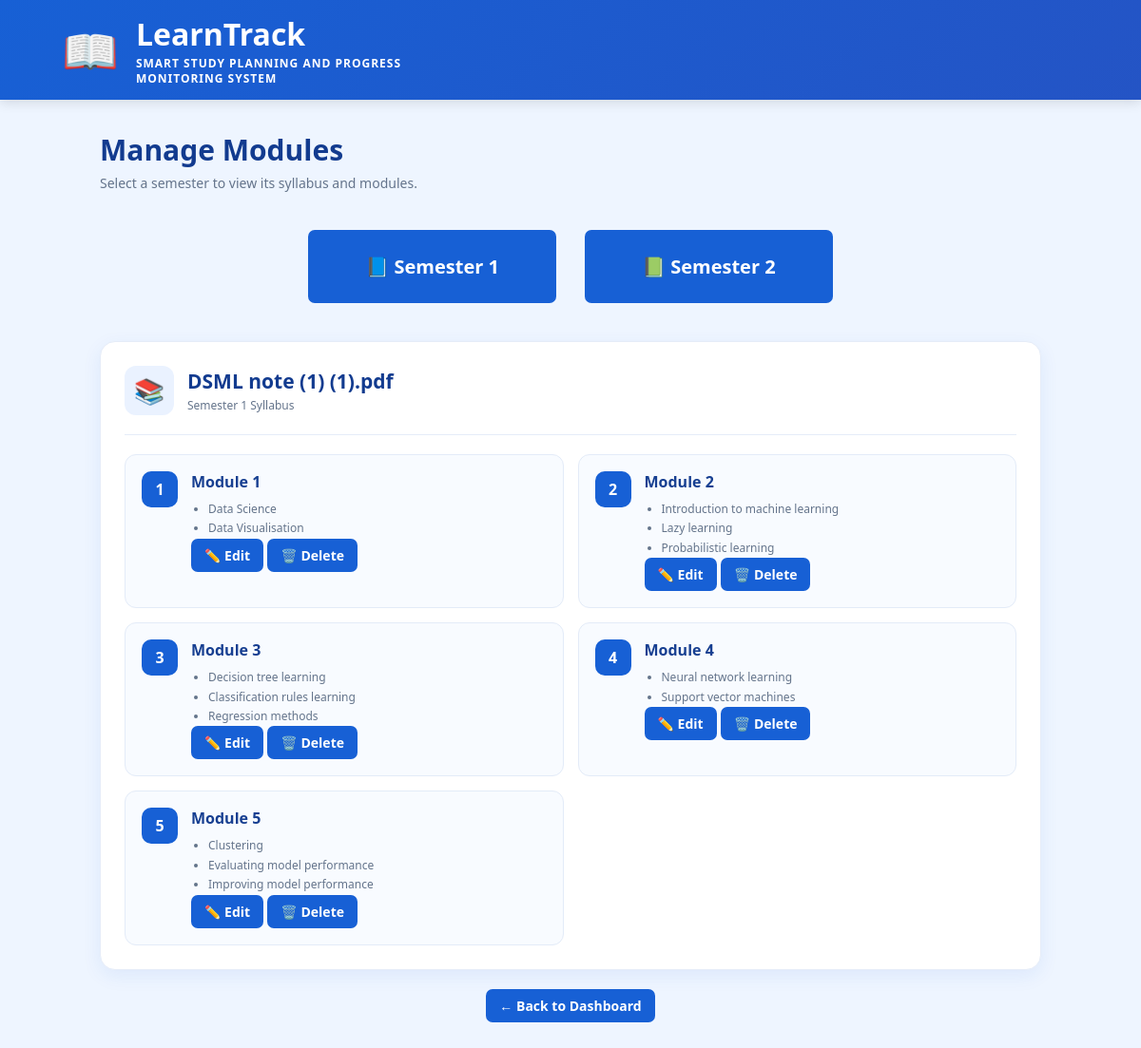
Page /admin-modules/?semester=S1 on the committed database.
### core/models.py (models this page shows, shortened)
class Syllabus(models.Model):
    SEMESTER_CHOICES = [
        ('S1', 'Semester 1'),
        ('S2', 'Semester 2'),
    ]
    name = models.CharField(max_length=255, unique=True)
    pdf = models.FileField(upload_to='syllabus/')
    semester = models.CharField(max_length=2, choices=SEMESTER_CHOICES)
    uploaded_at = models.DateTimeField(auto_now_add=True)

class Module(models.Model):
    syllabus = models.ForeignKey(
        Syllabus,
        on_delete=models.CASCADE,
        related_name='modules'
    )
    module_number = models.IntegerField()
    topics = models.JSONField(default=list)

### core/views.py (the view)
# urls.py: path('admin-modules/', views.admin_modules, name='admin_modules'),
def admin_modules(request):
    syllabuses = Syllabus.objects.all()
    return render(request, 'syllabus.html', {
        'syllabuses': syllabuses,
        'is_admin_page': True
    })

### templates/syllabus.html (shortened to what this page needs)
{% extends 'base.html' %}
{% block content %}
<div class="syllabus-page">
    <div class="syllabus-header">
        {% if is_admin_page %}
            <h1>Manage Modules</h1>
            <p>Select a semester to view its syllabus and modules.</p>
        {% else %}
            <h1>My Syllabus</h1>
            <p>View your course syllabus and study modules.</p>
        {% endif %}
    </div>
    {% if is_admin_page %}
        <div style="display:flex; gap:30px; justify-content:center; margin:40px 0;">
            <a href="?semester=S1"
               class="dashboard-button"
               style="padding:25px 60px; font-size:20px;">
                📘 Semester 1
            </a>
            <a href="?semester=S2"
               class="dashboard-button"
               style="padding:25px 60px; font-size:20px;">
                📗 Semester 2
            </a>
        </div>
        {% if request.GET.semester %}
            {% for syllabus in syllabuses %}
                {% if syllabus.semester == request.GET.semester %}
                    <div class="syllabus-card">
                        <div class="syllabus-title">
                            <div class="syllabus-icon">📚</div>
                            <div>
                                <h2>{{ syllabus.name }}</h2>
                                <p>
                                    Semester {{ syllabus.semester|slice:"1:" }} Syllabus
                                </p>
                            </div>
                        </div>
                        <div class="module-list">
                            {% for module in syllabus.modules.all %}
                                <div class="module-card">
                                    <div class="module-number">
                                        {{ module.module_number }}
                                    </div>
                                    <div class="module-content">
                                        <h3>
                                            Module {{ module.module_number }}
                                        </h3>
                                        <ul>
                                            {% for topic in module.topics %}
                                                <li>{{ topic }}</li>
                                            {% endfor %}
                                        </ul>
                                        <a href="{% url 'edit_module' module.id %}"
                                           class="dashboard-button">
                                            ✏️ Edit
                                        </a>
                                        <a href="{% url 'delete_module' module.id %}"
                                           class="dashboard-button">
                                            🗑️ Delete
                                        </a>
                                    </div>
                                </div>
                            {% empty %}
                                <p>No modules available for this syllabus.</p>
                            {% endfor %}
                        </div>
                    </div>
                {% endif %}
            {% endfor %}
        {% endif %}
    {% endif %}
    <div style="text-align:center; margin-top:20px;">
        {% if is_admin_page %}
            <a href="{% url 'admin_dashboard' %}"
               class="dashboard-button">
                ← Back to Dashboard
            </a>
        {% else %}
            <a href="{% url 'dashboard' %}"
               class="dashboard-button">
                ← Back to Dashboard
            </a>
        {% endif %}
    </div>
</div>
{% endblock %}

### static/css/style.css (style rules this page uses)
* { margin: 0; padding: 0; box-sizing: border-box; }
body { font-family: "Segoe UI", Arial, sans-serif; background: #eef5ff; color: #1f2937; }
a { text-decoration: none; }
.dashboard-button { display: inline-block; padding: 8px 14px; border-radius: 7px; background: #1760d5; color: white; font-size: 13px; font-weight: 600; border: none; cursor: pointer; }
.syllabus-page { max-width: 1050px; margin: auto; padding: 32px 30px; }
.syllabus-header { margin-bottom: 22px; }
.syllabus-header h1 { color: #123b8f; font-size: 30px; margin-bottom: 5px; }
.syllabus-header p { color: #64748b; font-size: 14px; }
.syllabus-card { background: white; padding: 25px; border-radius: 16px; border: 1px solid #e5ecf8; box-shadow: 0 6px 20px rgba(30, 91, 215, 0.08); }
.syllabus-title { display: flex; align-items: center; gap: 14px; padding-bottom: 20px; border-bottom: 1px solid #e5ecf8; }
.syllabus-icon { width: 52px; height: 52px; border-radius: 12px; background: #eaf2ff; display: flex; align-items: center; justify-content: center; font-size: 26px; }
.syllabus-title h2 { color: #123b8f; font-size: 21px; margin-bottom: 3px; }
.syllabus-title p { color: #64748b; font-size: 12px; }
.module-list { margin-top: 20px; display: grid; grid-template-columns: repeat(2, 1fr); gap: 15px; }
.module-card { display: flex; gap: 14px; padding: 17px; background: #f8fbff; border: 1px solid #e3ebf8; border-radius: 12px; }
.module-number { min-width: 38px; height: 38px; border-radius: 10px; background: #1760d5; color: white; display: flex; align-items: center; justify-content: center; font-weight: 700; }
.module-content h3 { color: #173f91; font-size: 16px; margin-bottom: 8px; }
.module-content ul { padding-left: 18px; }
.module-content li { color: #64748b; font-size: 12px; line-height: 1.7; }
.dashboard-button { padding: 8px 14px; font-size: 14px; }

### rows in the picture
Syllabus: name "DSML note (1) (1).pdf", semester "1"
Module: module_number "1", topics "Data Science" "Data Visualisation"
Module: module_number "2", topics "Introduction to machine learning" "Lazy learning" "Probabilistic learning"
Module: module_number "3", topics "Decision tree learning" "Classification rules learning" "Regression methods"
Module: module_number "4", topics "Neural network learning" "Support vector machines"
Module: module_number "5", topics "Clustering" "Evaluating model performance" "Improving model performance"
